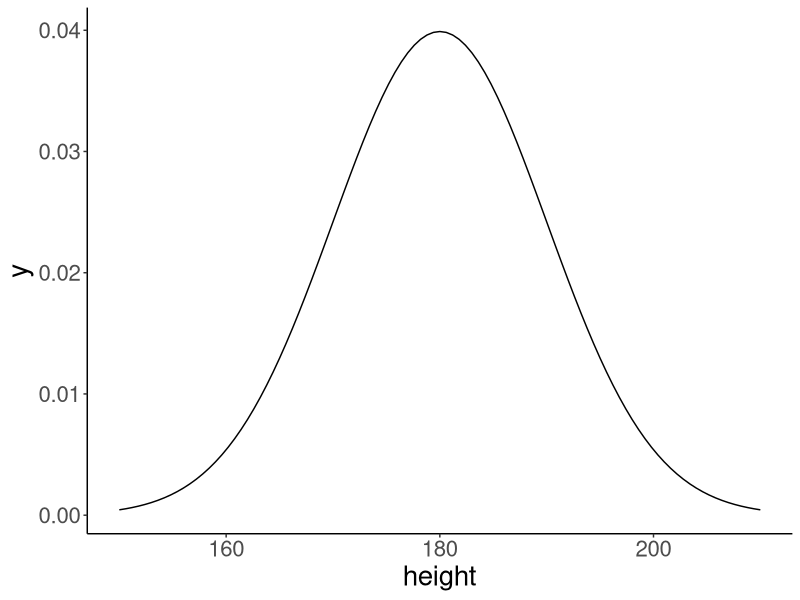
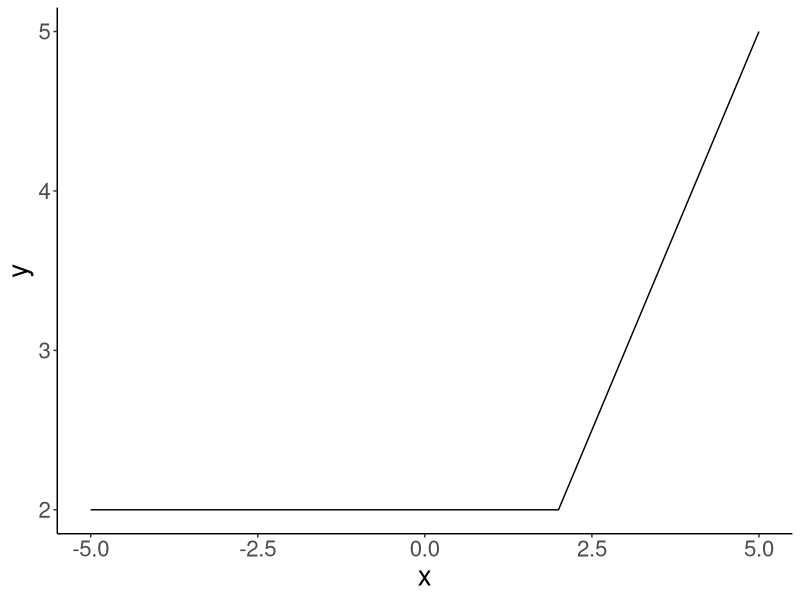
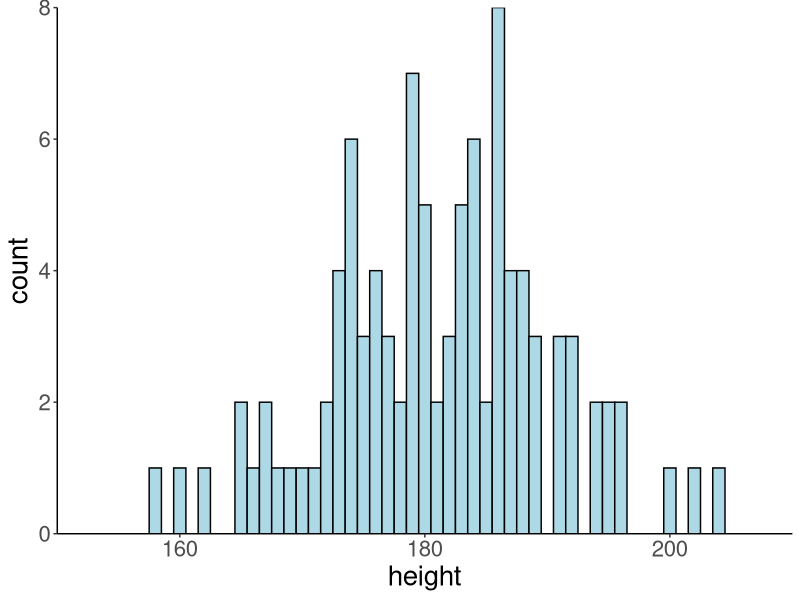
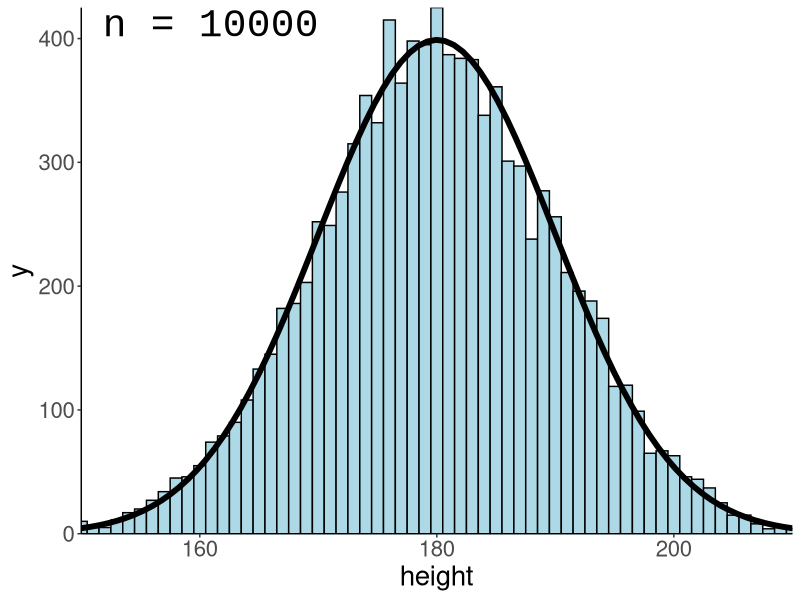
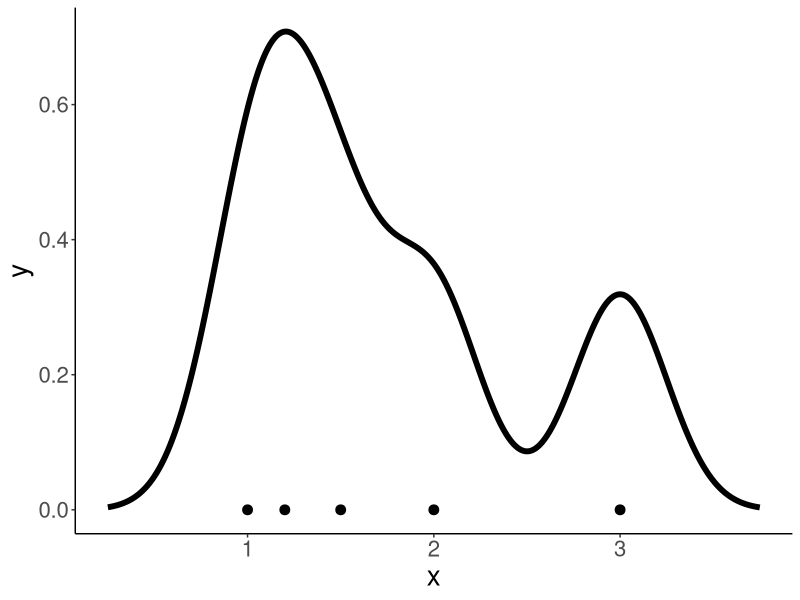
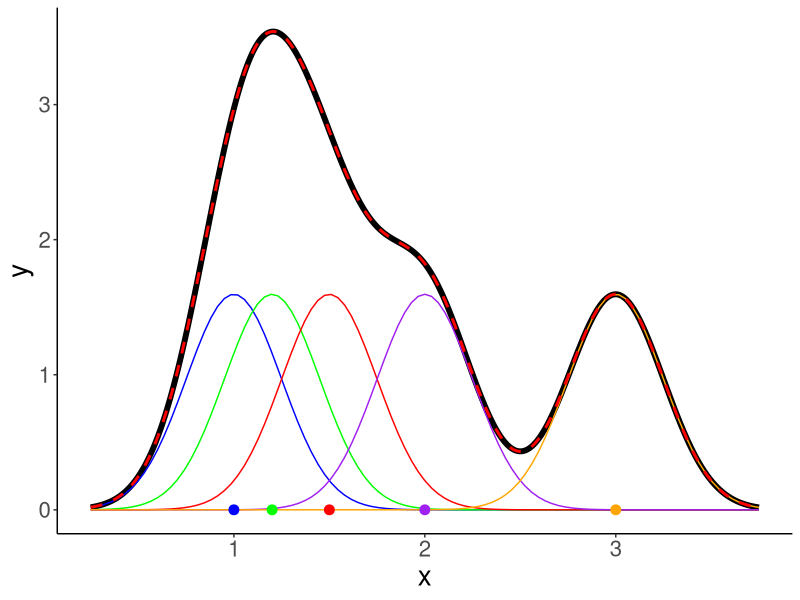
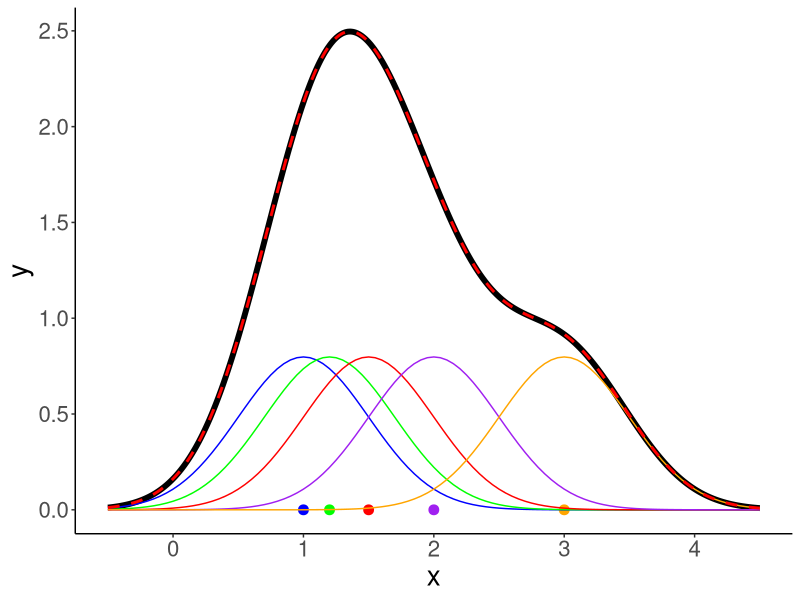
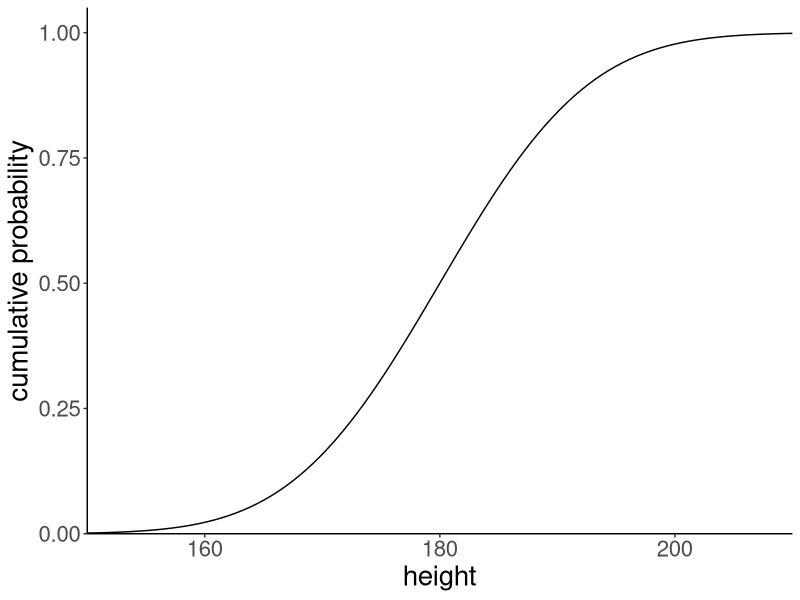

Source code (R) for these figures, in order:
## ---- chunk 1
library("knitr")
library("kableExtra")
library("MASS")
library("patchwork")
library("tidyverse")
## ---- chunk 2
theme_set(theme_classic() + #set the theme 
            theme(text = element_text(size = 20))) #set the default text size

opts_chunk$set(comment = "",
               fig.show = "hold")
## ---- chunk 3
numbers = 1:3

numbers %>% 
  sample(size = 10,
         replace = T)
## ---- chunk 4
numbers = 1:3

numbers %>% 
  sample(size = 10,
         replace = T,
         prob = c(0.8, 0.1, 0.1))
## ---- chunk 5
numbers = 1:5

numbers %>% 
  sample(5)
## ---- chunk 6
set.seed(1)

numbers = 1:5

numbers %>% 
  sample(5)
## ---- chunk 7
set.seed(1)
n = 10
df.data = tibble(trial = 1:n,
                 stimulus = sample(x = c("flower", "pet"),
                                   size = n,
                                   replace = T),
                 rating = sample(x = 1:10,
                                 size = n,
                                 replace = T))
## ---- chunk 8
set.seed(1)

df.data %>% 
  slice_sample(n = 6, 
               replace = T)
## ---- chunk 9
set.seed(1)

df.data %>% 
  slice_sample(prop = 0.5)
## ---- chunk 10
tibble(letter = c("`d`","`p`","`q`","`r`"),
  description = c('for "__density__", the density function (probability function (for _discrete_ variables) or probability density function (for _continuous_ variables))',
                  'for "__probability__", the cumulative distribution function',
                  'for "__quantile__", the inverse cumulative distribution function',
                  'for "__random__", a random variable having the specified distribution'),
  example = c("`dnorm()`", "`pnorm()`", "`qnorm()`", "`rnorm()`")) %>% 
kable() %>% 
kable_styling(bootstrap_options = "striped",
              full_width = F)
## ---- chunk 11
ggplot(data = tibble(height = c(150, 210)),
       mapping = aes(x = height)) +
  stat_function(fun = ~ dnorm(x = .,
                              mean = 180,
                              sd = 10))
## ---- chunk 12
# define the breakpoint function 
fun.breakpoint = function(x, breakpoint){
  x[x < breakpoint] = breakpoint
  return(x)
}

# plot the function
ggplot(data = tibble(x = c(-5, 5)),
       mapping = aes(x = x)) +
  stat_function(fun = ~ fun.breakpoint(x = .,
                                       breakpoint = 2))
## ---- chunk 13
# make this example reproducible 
set.seed(1)

# define how many samples to draw 
tmp.nsamples = 100

# make a data frame with the samples
df.plot = tibble(height = rnorm(n = tmp.nsamples,
                                mean = 180,
                                sd = 10))

# plot the samples using a histogram 
ggplot(data = df.plot,
       mapping = aes(x = height)) +
  geom_histogram(binwidth = 1,
                 color = "black",
                 fill = "lightblue") +
  scale_x_continuous(breaks = c(160, 180, 200)) +
  coord_cartesian(xlim = c(150, 210),
                  expand = F)

# remove all variables with tmp in their name 
rm(list = ls() %>% 
     str_subset(pattern = "tmp."))
## ---- chunk 14
# make this example reproducible 
set.seed(1)

# play around with this value
# tmp.nsamples = 100
tmp.nsamples = 10000
tmp.binwidth = 1

# make a data frame with the samples
df.plot = tibble(height = rnorm(n = tmp.nsamples,
                                mean = 180,
                                sd = 10)) 

# adjust the density of the normal distribution based on the samples and binwidth 
fun.dnorm = function(x, mean, sd, n, binwidth){
  dnorm(x = x, mean = mean, sd = sd) * n * binwidth
}

# plot the samples using a histogram 
ggplot(data = df.plot,
       mapping = aes(x = height)) +
  geom_histogram(binwidth = tmp.binwidth,
                 color = "black",
                 fill = "lightblue") +
  stat_function(fun = ~ fun.dnorm(x = .,
                                  mean = 180,
                                  sd = 10,
                                  n = tmp.nsamples,
                                  binwidth = tmp.binwidth),
                xlim = c(min(df.plot$height), max(df.plot$height)),
                linewidth = 2) +
  annotate(geom = "text",
           label = str_c("n = ", tmp.nsamples),
           x = -Inf,
           y = Inf,
           hjust = -0.1,
           vjust = 1.1,
           size = 10,
           family = "Courier New") +
  scale_x_continuous(breaks = c(160, 180, 200)) +
  coord_cartesian(xlim = c(150, 210),
                  expand = F)

# remove all variables with tmp in their name 
rm(list = ls() %>% 
     str_subset(pattern = "tmp."))
## ---- chunk 15

# calculate density
observations = c(1, 1.2, 1.5, 2, 3)
bandwidth = 0.25 # bandwidth (= sd) of the Gaussian distribution 
tmp.density = density(observations,
        kernel = "gaussian",
        bw = bandwidth,
        n = 512)

# save density as data frame 
df.density = tibble(x = tmp.density$x,
                    y = tmp.density$y) 

df.density %>% 
  head() %>% 
  kable(digits = 3) %>% 
  kable_styling(bootstrap_options = "striped",
                full_width = F)
## ---- chunk 16
ggplot(data = df.density, 
       mapping = aes(x = x, y = y)) +
  geom_line(size = 2) +
  geom_point(data = enframe(observations),
             mapping = aes(x = value, y = 0),
             size = 3)
## ---- chunk 17
# add densities for the individual normal distributions
for (i in 1:length(observations)){
  df.density[[str_c("observation_",i)]] = dnorm(df.density$x,
                                                mean = observations[i],
                                                sd = bandwidth)
}

# sum densities
df.density = df.density %>%
  mutate(sum_norm = rowSums(select(., contains("observation_"))),
         y = y * length(observations))

df.density %>% 
  head() %>% 
  kable(digits = 3) %>% 
  kable_styling(bootstrap_options = "striped",
                full_width = F)
## ---- chunk 18
# colors of individual Gaussian distributions 
colors = c("blue", "green", "red", "purple", "orange")
bandwidth = 0.25

# original density 
p = ggplot(data = df.density, aes(x = x,
                                  y = y)) +
  geom_line(linewidth = 2)

# individual densities 
for (i in 1:length(observations)){
  p = p + stat_function(fun = dnorm,
                        args = list(mean = observations[i], sd = bandwidth),
                        color = colors[i])
}

# individual observations 
p = p + geom_point(data = enframe(observations),
             mapping = aes(x = value, y = 0, color = factor(1:5)),
             size = 3,
             show.legend = F) +
  scale_color_manual(values = colors)

# sum of the individual densities
p = p +
  geom_line(data = df.density,
            aes(x = x, y = sum_norm),
            size = 1,
            color = "red",
            linetype = 2)
p # print the figure
## ---- chunk 19
# colors of individual Gaussian distributions 
colors = c("blue", "green", "red", "purple", "orange")

# calculate density
observations = c(1, 1.2, 1.5, 2, 3)
bandwidth = 0.5 # bandwidth (= sd) of the Gaussian distribution 
tmp.density = density(observations,
        kernel = "gaussian",
        bw = bandwidth,
        n = 512)

# save density as data frame 
df.density = tibble(
  x = tmp.density$x,
  y = tmp.density$y
) 

# add densities for the individual normal distributions
for (i in 1:length(observations)){
  df.density[[str_c("observation_",i)]] = dnorm(df.density$x,
                                                mean = observations[i],
                                                sd = bandwidth)
}

# sum densities
df.density = df.density %>%
  mutate(sum_norm = rowSums(select(., contains("observation_"))),
         y = y * length(observations))

# original plot 
p = ggplot(data = df.density, aes(x = x, y = y)) +
  geom_line(linewidth = 2) +
  geom_point(data = enframe(observations),
             mapping = aes(x = value,
                           y = 0,
                           color = factor(1:5)),
             size = 3,
             show.legend = F) +
  scale_color_manual(values = colors)

# add individual Gaussians
for (i in 1:length(observations)){
  p = p + stat_function(fun = dnorm,
                        args = list(mean = observations[i], sd = bandwidth),
                        color = colors[i])
}

# add the sum of Gaussians
p = p +
  geom_line(data = df.density,
            aes(x = x, y = sum_norm),
            size = 1,
            color = "red",
            linetype = 2)
p
## ---- chunk 20
ggplot(data = tibble(height = c(150, 210)),
       mapping = aes(x = height)) +
  stat_function(fun = ~ pnorm(q = ., 
                              mean = 180, 
                              sd = 10)) + 
  scale_x_continuous(breaks = c(160, 180, 200)) + 
  coord_cartesian(xlim = c(150, 210),
                  ylim = c(0, 1.05),
                  expand = F) + 
  labs(x = "height",
       y = "cumulative probability") 
## ---- chunk 21
tmp.x = 190
tmp.y = pnorm(tmp.x, mean = 180, sd = 10)

print(tmp.y %>% round(3))

# draw the cumulative probability distribution and show the value
ggplot(data = tibble(height = c(150, 210)),
       mapping = aes(x = height)) +
  stat_function(fun = ~ pnorm(q = .,
                              mean = 180, 
                              sd = 10 )) +
  annotate(geom = "point",
           x = tmp.x, 
           y = tmp.y,
           size = 4,
           color = "blue") +
  geom_segment(mapping = aes(x = tmp.x,
                             xend = tmp.x,
                             y = 0,
                             yend = tmp.y),
               size = 1,
               color = "blue") +
  geom_segment(mapping = aes(x = -5,
                             xend = tmp.x,
                             y = tmp.y,
                             yend = tmp.y),
               size = 1,
               color = "blue") +
  scale_x_continuous(breaks = c(160, 180, 200)) + 
  coord_cartesian(xlim = c(150, 210),
                  ylim = c(0, 1.05),
                  expand = F) + 
  labs(x = "height",
       y = "cumulative probability")

# remove all variables with tmp in their name 
rm(list = str_subset(string = ls(), pattern = "tmp."))
## ---- chunk 22
ggplot(data = tibble(height = c(150, 210)),
       mapping = aes(x = height)) + 
  stat_function(fun = ~ dnorm(., mean = 180, sd = 10),
                geom = "area",
                fill = "lightblue",
                xlim = c(150, 190)) +
  stat_function(fun = ~ dnorm(., mean = 180, sd = 10),
                linewidth = 1.5) +
  scale_x_continuous(breaks = c(160, 180, 200)) + 
  scale_y_continuous(expand = expansion(mult = c(0, 0.1))) +
  coord_cartesian(xlim = c(150, 210)) + 
  labs(x = "height", y = "density")
## ---- chunk 23
ggplot(data = tibble(probability = c(0, 1)),
       mapping = aes(x = probability)) +
  stat_function(fun = ~ qnorm(p = ., 
                              mean = 180,
                              sd = 10)) + 
  scale_x_continuous(breaks = seq(from = 0, to = 1, by = 0.1)) + 
  scale_y_continuous(limits = c(160, 200)) + 
  coord_cartesian(xlim = c(0, 1.05),
                  expand = F) + 
  labs(y = "height", 
       x = "cumulative probability")
## ---- chunk 24
tmp.x = 0.3
tmp.y = qnorm(tmp.x, mean = 180, sd = 10)

tmp.y %>% 
  round(3) %>% 
  print()

# draw the cumulative probability distribution and show the value
ggplot(data = tibble(probability = c(0, 1)),
       mapping = aes(x = probability)) +
  stat_function(fun = ~ qnorm(., mean = 180, sd = 10)) +
  annotate(geom = "point",
           x = tmp.x, 
           y = tmp.y,
           size = 4,
           color = "blue") +
  geom_segment(mapping = aes(x = tmp.x,
                             xend = tmp.x,
                             y = 160,
                             yend = tmp.y),
               size = 1,
               color = "blue") +
  geom_segment(mapping = aes(x = 0,
                             xend = tmp.x,
                             y = tmp.y,
                             yend = tmp.y),
               size = 1,
               color = "blue") +
  scale_x_continuous(breaks = seq(from = 0, to = 1, by = 0.1)) + 
  scale_y_continuous(limits = c(160, 200)) + 
  coord_cartesian(xlim = c(0, 1.05),
                  expand = F) + 
  labs(x = "cumulative probability",
       y = "height")

# remove all variables with tmp in their name 
rm(list = str_subset(string = ls(), pattern = "tmp."))
## ---- chunk 25
tmp.lower = 170
tmp.upper = 180

tmp.prob = pnorm(tmp.upper, mean = 180, sd = 10) - 
  pnorm(tmp.lower, mean = 180, sd = 10)

tmp.prob

ggplot(data = tibble(x = c(150, 210)),
       mapping = aes(x = x)) + 
  stat_function(fun = ~ dnorm(., mean = 180, sd = 10),
                geom = "area",
                fill = "lightblue",
                xlim = c(tmp.lower, tmp.upper),
                color = "black",
                linetype = 2) +
  stat_function(fun = ~ dnorm(., mean = 180, sd = 10),
                linewidth = 1.5) +
  scale_y_continuous(expand = expansion(mult = c(0, 0.1))) +
  scale_x_continuous(breaks = c(160, 180, 200)) + 
  coord_cartesian(xlim = c(150, 210)) + 
  labs(x = "height",
       y = "density") 

# remove all variables with tmp in their name 
rm(list = str_subset(string = ls(), pattern = "tmp."))
## ---- chunk 26
# let's compute the probability of observing a value within a certain range 
tmp.lower = 170
tmp.upper = 180

# make example reproducible
set.seed(1)

# generate some samples and store them in a data frame 
tmp.nsamples = 10000

df.samples = tibble(height = rnorm(n = tmp.nsamples, mean = 180, sd = 10))

# compute the probability that sample lies within the range of interest
tmp.prob = df.samples %>% 
  filter(height >= tmp.lower,
         height <= tmp.upper) %>% 
  summarize(prob = n()/tmp.nsamples)

# illustrate the result using a histogram 
ggplot(data = df.samples,
       mapping = aes(x = height)) + 
  geom_histogram(binwidth = 1,
                 color = "black",
                 fill = "lightblue") +
  geom_vline(xintercept = tmp.lower,
             size = 1, 
             color = "red",
             linetype = 2) +
  geom_vline(xintercept = tmp.upper,
             size = 1, 
             color = "red",
             linetype = 2) +
  annotate(geom = "label",
           label = str_c(tmp.prob %>% round(3) * 100, "%"),
           x = 175,
           y = 200,
           hjust = 0.5,
           size = 10) + 
  scale_y_continuous(expand = expansion(mult = c(0, 0.1))) +
  labs(x = "height")

# remove all variables with tmp in their name 
rm(list = str_subset(string = ls(), pattern = "tmp."))
## ---- chunk 27
ggplot(data = tibble(height = c(30, 70)),
       mapping = aes(x = height)) +
  stat_function(fun = ~ dgamma(.,
                               shape = 50,
                               rate = 1))
## ---- chunk 28
1 - pgamma(60, shape = 50, rate = 1)
## ---- chunk 29
first_range = pgamma(55, shape = 50, rate = 1) - pgamma(50, shape = 50, rate = 1)
second_range = pgamma(65, shape = 50, rate = 1) - pgamma(55, shape = 50, rate = 1)

first_range - second_range
## ---- chunk 30
qgamma(0.75, shape = 50, rate = 1)
## ---- chunk 31
set.seed(1)
df.penguins = tibble(height = rgamma(n = 100000, shape = 50, rate = 1))
## ---- chunk 32
df.penguins %>% 
  summarize(probability = sum(height > 60) / n())
## ---- chunk 33
df.penguins %>% 
  summarize(probability = (sum(between(height, 50, 55)) - sum(between(height, 55, 65)))/n())
## ---- chunk 34
df.penguins %>% 
  arrange(height) %>%
  slice_head(prop = 0.75) %>% 
  summarize(height = max(height))
## ---- chunk 35
height = 175

# priors 
prior_basketball = 2/3 
prior_chess = 1/3 

# likelihood  
mean_basketball = 180
sd_basketball = 10

mean_chess = 170
sd_chess = 8

likelihood_basketball = dnorm(height, mean = mean_basketball, sd = sd_basketball)
likelihood_chess = dnorm(height, mean = mean_chess, sd = sd_chess)

# posterior
posterior_basketball = (likelihood_basketball * prior_basketball) / 
  ((likelihood_basketball * prior_basketball) + (likelihood_chess * prior_chess))

print(posterior_basketball)
## ---- chunk 36
# number of kids 
tmp.nkids = 10000

# make reproducible 
set.seed(1)

# priors 
prior_basketball = 2/3 
prior_chess = 1/3 

# likelihood functions 
mean_basketball = 180
sd_basketball = 10

mean_chess = 170
sd_chess = 8

# data frame with the kids
df.camp = tibble(kid = 1:tmp.nkids,
                 sport = sample(c("chess", "basketball"),
                                size = tmp.nkids,
                                replace = T,
                                prob = c(prior_chess, prior_basketball))) %>% 
  rowwise() %>% 
  mutate(height = ifelse(test = sport == "chess",
                         yes = rnorm(n = .,
                                     mean = mean_chess,
                                     sd = sd_chess),
                         no = rnorm(n = .,
                                    mean = mean_basketball,
                                    sd = sd_basketball))) %>% 
  ungroup

print(df.camp)
## ---- chunk 37
# number of kids 
tmp.nkids = 100000

# make reproducible 
set.seed(3)

df.camp2 = tibble(
  kid = 1:tmp.nkids,
  sport = sample(c("chess", "basketball"),
                 size = tmp.nkids,
                 replace = T,
                 prob = c(prior_chess, prior_basketball))) %>% 
  arrange(sport) %>% 
  mutate(height = c(rnorm(sum(sport == "basketball"),
                          mean = mean_basketball,
                          sd = sd_basketball),
                    rnorm(sum(sport == "chess"),
                          mean = mean_chess,
                          sd = sd_chess)))
## ---- chunk 38
tmp.height = 175
tmp.margin = 1

df.camp %>% 
  filter(between(height,
                 left = tmp.height - tmp.margin,
                 right = tmp.height + tmp.margin)) %>% 
  count(sport) %>% 
  pivot_wider(names_from = sport,
              values_from = n) %>% 
  summarize(prob_basketball = basketball/(basketball + chess))
## ---- chunk 39
sessionInfo()
